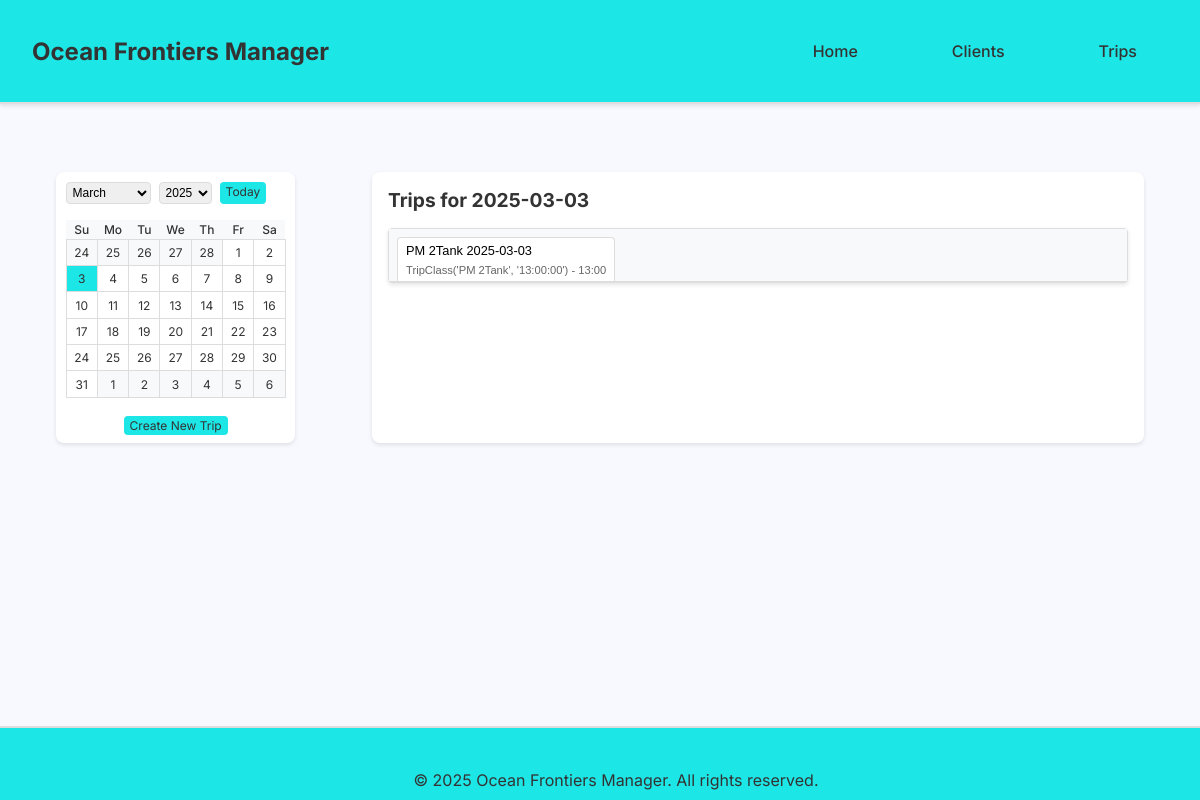
The page /trips on the database as committed earlier.
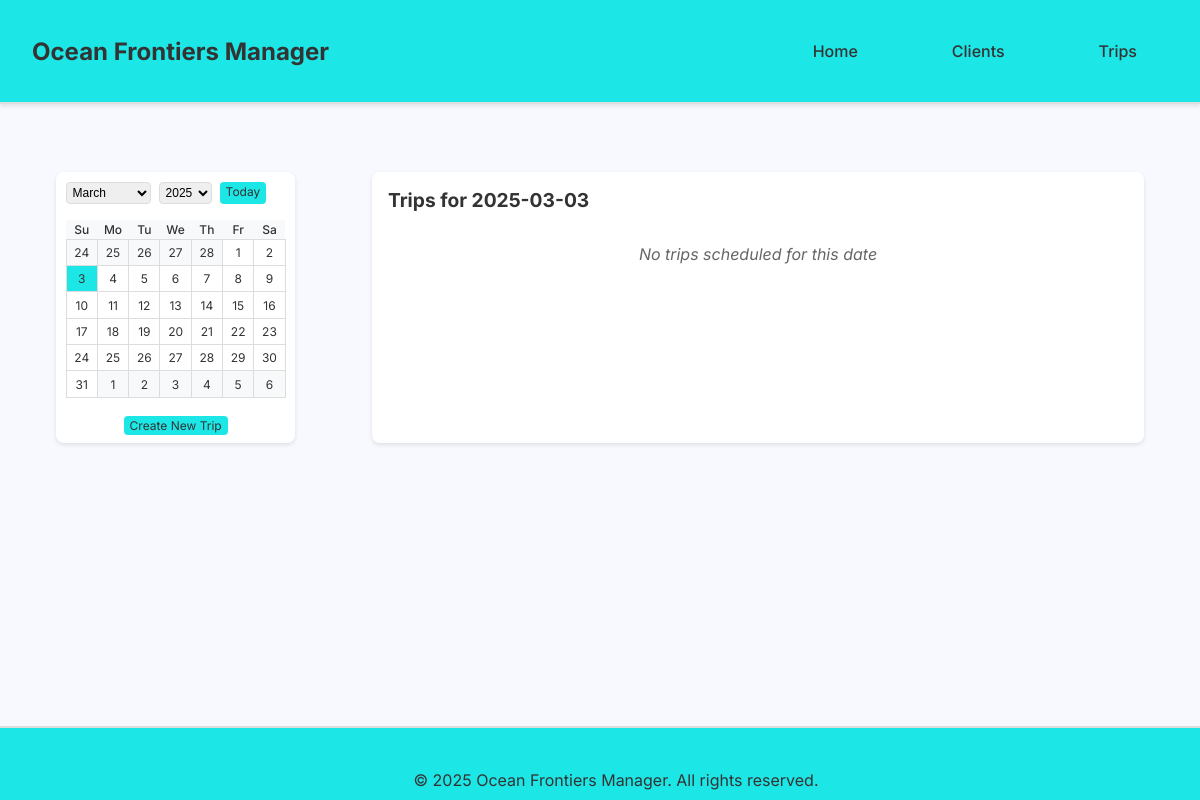
The same page on the database as committed later.
### app/models/models.py (models this page shows, shortened)
class Trip(db.Model):
    id = db.Column(db.Integer, primary_key=True)
    name = db.Column(db.String(100), nullable=False)
    trip_class_id = db.Column(db.Integer, db.ForeignKey('trip_class.id'), nullable=False)
    start_time = db.Column(db.Time)  # Can be overridden from the trip class default
    assigned_staff = db.Column(db.Text)  # Store staff IDs as comma-separated values
    max_divers = db.Column(db.Integer)
    date = db.Column(db.Date, nullable=False)
    place_id = db.Column(db.Integer, db.ForeignKey('place.id'))
    trip_class = db.relationship('TripClass', backref='trips', lazy=True)
    clients = db.relationship('Client',
                            secondary=clients_trips_association,
                            back_populates='trips')

class TripClass(db.Model):
    id = db.Column(db.Integer, primary_key=True)
    name = db.Column(db.String(100), nullable=False, unique=True)
    start_time = db.Column(db.Time, nullable=False)
    def __repr__(self):
        return f"TripClass('{self.name}', '{self.start_time}')"

### app/routes/trip_routes.py (the view, shortened to what this page needs)
@trips.route("/trips", methods=['GET', 'POST'])
def trip_list():
    today = date.today()
    selected_date_str = request.args.get('date')
    selected_month_str = request.args.get('month')
    selected_year_str = request.args.get('year')
    selected_trip_id = request.args.get('selected_trip_id')
    selected_date = today  # Default to today
    if selected_date_str:  # 1. Priority: 'date' parameter (day click)
        try:
            selected_date = datetime.strptime(selected_date_str, '%Y-%m-%d').date()
        except ValueError:
            flash('Invalid date format.', 'warning')
            selected_date = today  # Fallback to today on invalid date
    selected_month = selected_date.month
    selected_year = selected_date.year
    selected_date_str = selected_date.strftime('%Y-%m-%d')
    trips_on_date = Trip.query.filter_by(date=selected_date).all()
    selected_trip = None
    clients_on_trip = []
    if selected_trip_id:
        selected_trip = Trip.query.get(selected_trip_id)
        if selected_trip:
            clients_on_trip = selected_trip.clients
    months = {
        1: 'January', 2: 'February', 3: 'March', 4: 'April',
        5: 'May', 6: 'June', 7: 'July', 8: 'August',
        9: 'September', 10: 'October', 11: 'November', 12: 'December'
    }
    current_year = today.year
    years = list(range(current_year - 2, current_year + 3))
    return render_template('trips.html',
                           trips=trips_on_date,
                           selected_date_str=selected_date_str,
                           selected_month=selected_month,
                           selected_year=selected_year,
                           calendar=calendar,
                           months=months,
                           years=years,
                           selected_trip=selected_trip,
                           clients_on_trip=clients_on_trip)

### app/templates/trips.html (shortened to what this page needs)
{% extends 'base.html' %}
{% block content %}
<section class="trips-container">
    <div class="calendar-section">
        <div class="calendar-header">
            <form method="GET" action="{{ url_for('trips.trip_list') }}" class="calendar-nav" id="calendar-form">
                <select name="month" id="month-selector" class="calendar-select">
                    {% for month_num, month_name in months.items() %}
                        <option value="{{ month_num }}" {% if selected_month == month_num|int %}selected{% endif %}>
                            {{ month_name }}
                        </option>
                    {% endfor %}
                </select>
                <select name="year" id="year-selector" class="calendar-select">
                    {% for year_option in years %}
                        <option value="{{ year_option }}" {% if selected_year == year_option|int %}selected{% endif %}>
                            {{ year_option }}
                        </option>
                    {% endfor %}
                </select>
                <a href="{{ url_for('trips.trip_list', selected_trip_id=request.args.get('selected_trip_id')) }}"
                   class="today-button">Today</a>
            </form>
        </div>
        <table class="calendar-table">
            <thead>
                <tr>
                    <th>Su</th><th>Mo</th><th>Tu</th><th>We</th><th>Th</th><th>Fr</th><th>Sa</th>
                </tr>
            </thead>
            <tbody>
                {% set calendar_days = calendar.Calendar().monthdatescalendar(selected_year|int, selected_month|int) %}
                {% for week in calendar_days %}
                    <tr>
                        {% for day in week %}
                            <td class="{% if day.strftime('%Y-%m-%d') == selected_date_str %}selected-day{% endif %}
                                       {% if day.month != selected_month|int %}other-month{% endif %}">
                                <a href="{{ url_for('trips.trip_list', year=selected_year, month=selected_month,
                                         date=day.strftime('%Y-%m-%d'),
                                         selected_trip_id=request.args.get('selected_trip_id')) }}">
                                    {{ day.day }}
                                </a>
                            </td>
                        {% endfor %}
                    </tr>
                {% endfor %}
            </tbody>
        </table>
        <div class="calendar-actions">
            <a href="{{ url_for('trips.edit_trip') }}" class="new-trip-button">Create New Trip</a>
        </div>
    </div>
    <div class="daily-trips-section">
        <h3 class="date-header">Trips for {{ selected_date_str }}</h3>
        {% if trips %}
            <div class="trips-tabs">
                <div class="tabs-list">
                    {% for trip in trips %}
                        <button class="tab-button {% if selected_trip and selected_trip.id == trip.id %}active{% endif %}"
                                onclick="window.location.href='{{ url_for('trips.trip_list', year=selected_year,
                                         month=selected_month, date=selected_date_str, selected_trip_id=trip.id) }}'">
                            <span class="tab-title">{{ trip.name }}</span>
                            <span class="tab-info">{{ trip.trip_class }} - {{ trip.start_time.strftime('%H:%M') if trip.start_time }}</span>
                        </button>
                    {% endfor %}
                </div>
            </div>
        {% else %}
            <p class="no-trips">No trips scheduled for this date</p>
        {% endif %}
    </div>
</section>
{% endblock %}

Rows that differ between the two databases and show on the page:
removed Trip: name "PM 2Tank 2025-03-03", trip_class "TripClass('PM 2Tank', '13:00:00')", start_time "13:00"
Other text that changed with them:
text now shown: "No trips scheduled for this date"
